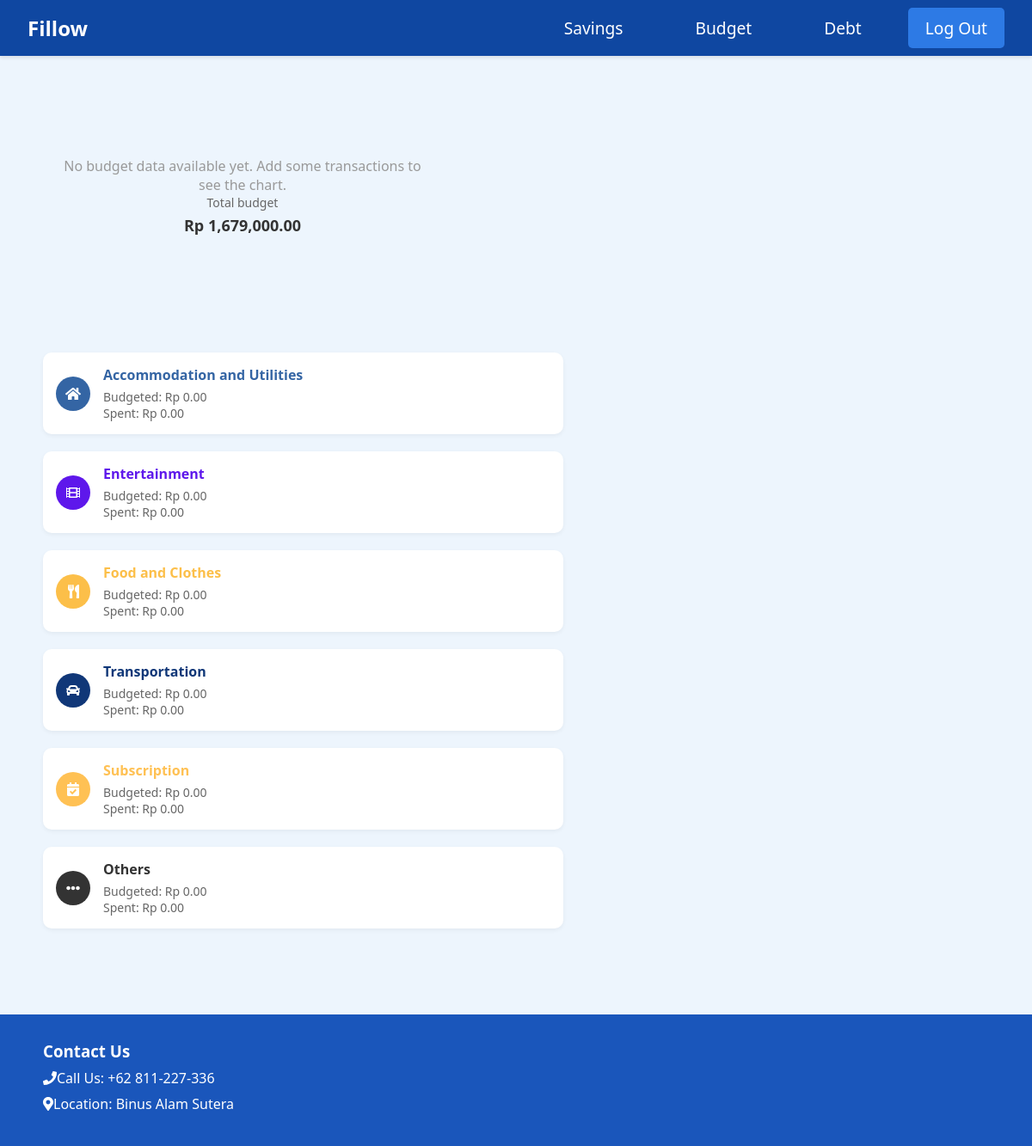
/budget (signed in), run on an earlier commit of the app's database.
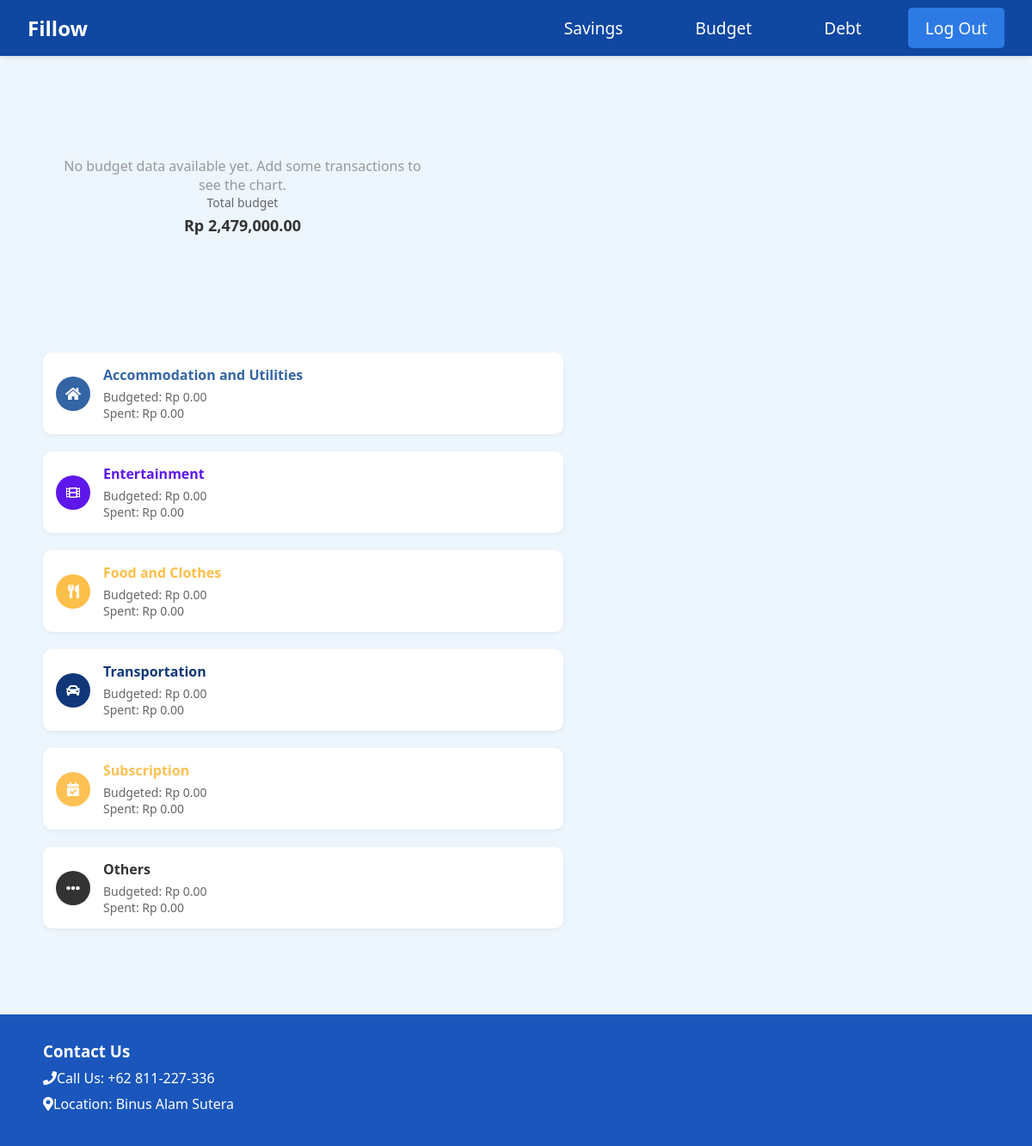
And on a later commit of the database.
### models.py (models this page shows)
class Budget(db.Model):
    budget_id = db.Column(db.Integer, primary_key=True)
    curr_total_budget = db.Column(db.Float, nullable=False)
    acc_id = db.Column(db.Integer, db.ForeignKey('accommodation.acc_id'))
    ent_id = db.Column(db.Integer, db.ForeignKey('entertainment.ent_id'))
    food_id = db.Column(db.Integer, db.ForeignKey('food.food_id'))
    trs_id = db.Column(db.Integer, db.ForeignKey('transportation.trs_id'))
    subs_id = db.Column(db.Integer, db.ForeignKey('subscription.subs_id'))
    other_id = db.Column(db.Integer, db.ForeignKey('other.other_id'))
    accommodation = db.relationship('Accommodation', backref='budget', lazy=True)
    entertainment = db.relationship('Entertainment', backref='budget', lazy=True)
    food = db.relationship('Food', backref='budget', lazy=True)
    transportation = db.relationship('Transportation', backref='budget', lazy=True)
    subscription = db.relationship('Subscription', backref='budget', lazy=True)
    other = db.relationship('Other', backref='budget', lazy=True)

### routes.py (the view)
@BP.route('/budget')
@login_required_manual
def budget():
    user = get_current_user()
    if not user:
        return redirect(url_for('BP.login'))
    if not user.budget:
        budget = Budget(curr_total_budget=user.income)
        accommodation = Accommodation(acc_budget=0.0, acc_current=0.0)
        entertainment = Entertainment(ent_budget=0.0, ent_current=0.0)
        food = Food(food_budget=0.0, food_current=0.0)
        transportation = Transportation(trs_budget=0.0, trs_current=0.0)
        subscription = Subscription(subs_budget=0.0, subs_current=0.0)
        other = Other(other_budget=0.0, other_current=0.0)
        db.session.add_all([accommodation, entertainment, food, transportation, subscription, other])
        db.session.commit()
        budget.accommodation = accommodation
        budget.entertainment = entertainment
        budget.food = food
        budget.transportation = transportation
        budget.subscription = subscription
        budget.other = other
        db.session.add(budget)
        db.session.commit()
        user.budget = budget
        db.session.commit()
    else:
        budget = user.budget
    categories = {
        "Accommodation and Utilities": {
            "budget": budget.accommodation.acc_budget if budget.accommodation else 0,
            "current": budget.accommodation.acc_current if budget.accommodation else 0
        },
        "Entertainment": {
            "budget": budget.entertainment.ent_budget if budget.entertainment else 0,
            "current": budget.entertainment.ent_current if budget.entertainment else 0
        },
        "Food and Clothes": {
            "budget": budget.food.food_budget if budget.food else 0,
            "current": budget.food.food_current if budget.food else 0
        },
        "Transportation": {
            "budget": budget.transportation.trs_budget if budget.transportation else 0,
            "current": budget.transportation.trs_current if budget.transportation else 0
        },
        "Subscription": {
            "budget": budget.subscription.subs_budget if budget.subscription else 0,
            "current": budget.subscription.subs_current if budget.subscription else 0
        },
        "Others": {
            "budget": budget.other.other_budget if budget.other else 0,
            "current": budget.other.other_current if budget.other else 0
        }
    }
    category_labels = list(categories.keys())
    category_values = [cat["current"] or 0 for cat in categories.values()]
    if not any(category_values):
        category_labels = ["No Data"]
        category_values = [1]
    return render_template(
        'budget.html',
        total_budget=budget.curr_total_budget or 0,
        categories=categories,
        category_labels=category_labels,
        category_values=category_values
    )

### routes.py (called while the page is built)
def login_required_manual(f):
    @wraps(f)
    def decorated_function(*args, **kwargs):
        if 'user_id' not in session:
            if request.headers.get('X-Requested-With') == 'XMLHttpRequest':
                return jsonify(success=False, message="Not logged in"), 401
            return redirect(url_for('BP.login'))
        return f(*args, **kwargs)
    return decorated_function

def get_current_user():
    user_id = session.get('user_id')
    if user_id:
        return User.query.get(user_id)
    return None

### templates/budget.html (shortened to what this page needs)
<!DOCTYPE html>
<html lang="en">
<head>
  <link rel="stylesheet" href="/static/budget.css" />
</head>
<body>
  <header>
    <nav class="navbar">
      <div class="logo" onclick="window.location.href= '/' ">Fillow</div>
      <ul class="nav-menu">
        <li><a onclick="window.location.href= '/savings' ">Savings</a></li>
        <li><a onclick="window.location.href= '/budget' ">Budget</a></li>
        <li><a href="">Debt</a></li>
        <li><a href="{{ url_for('BP_auth.logout') }}" class="log-out">Log Out</a></li>
      </ul>
    </nav>
  </header>
  <div class="container">
  <div class="content">
    <div class="budget-overview">
      <div class="chart-container">
        <div id="no-data-message" style="display:none; text-align:center; color:#999; margin-top: 1rem;">
          No budget data available yet. Add some transactions to see the chart.
        </div>
        <div class="total-budget">
          <p>Total budget</p>
          <h2>Rp {{ "{:,.2f}".format(total_budget) }}</h2>
        </div>
      </div>
    </div>
    <div class="budget-categories">
      {% for name, data in categories.items() %}
        {% set spent = data.current or 0 %}
        {% set budget_amount = data.budget or 0 %}
        {% set class_name = name.split()[0].lower() %}
        {% set overspent = spent > budget_amount %}
        <div class="category {% if overspent %}overspent{% endif %}">
          <div class="category-icon {{ class_name }}-bg">
            {% if class_name == "accommodation" %}
              <i class="fas fa-home"></i>
            {% elif class_name == "entertainment" %}
              <i class="fas fa-film"></i>
            {% elif class_name == "food" %}
              <i class="fas fa-utensils"></i>
            {% elif class_name == "transportation" %}
              <i class="fas fa-car"></i>
            {% elif class_name == "subscription" %}
              <i class="fas fa-calendar-check"></i>
            {% else %}
              <i class="fas fa-ellipsis-h"></i>
            {% endif %}
          </div>
          <div class="category-details">
            <div class="category-name {{ class_name }}">{{ name }}</div>
            <div class="category-budget">
              <span>Budgeted: Rp {{ "{:,.2f}".format(budget_amount) }}</span><br />
              <span>Spent: Rp {{ "{:,.2f}".format(spent) }}</span>
            </div>
          </div>
        </div>
      {% endfor %}
    </div>
  </div>
</div>
  <footer>
    <h3 class="footer-title">Contact Us</h3>
    <div class="contact-info">
      <p><i class="fas fa-phone"></i> Call Us: +62 811-227-336</p>
      <p><i class="fas fa-map-marker-alt"></i> Location: Binus Alam Sutera</p>
    </div>
  </footer>
</body>
</html>

### static/budget.css (style rules this page uses)
* { margin: 0; padding: 0; box-sizing: border-box; font-family: 'Segoe UI', Tahoma, Geneva, Verdana, sans-serif; }
body { background-color: #f5f8fc; color: #333; max-width: 100%; overflow-x: hidden; }
.container { width: 100%; margin: 0; padding: 0; box-shadow: 0 0 20px rgba(0, 0, 0, 0.1); }
header { background-color: #1a56bb; color: white; padding: 0px; display: flex; justify-content: space-between; align-items: center; width: 100%; }
.logo { font-size: 24px; font-weight: bold; }
.log-out { background-color: #2d7ae5; color: white; border: none; padding: 10px 20px; border-radius: 5px; cursor: pointer; font-weight: 500; transition: all 0.3s ease; }
.navbar { position: fixed; top: 0; width: 100%; background: #0F47A1; box-shadow: 0 2px 4px rgba(0,0,0,0.1); display: flex; align-items: center; justify-content: space-between; padding: 1rem 2rem; z-index: 1000; left: 0; right: 0; }
.navbar .logo { font-size: 1.5rem; font-weight: bold; color: var(--primary); }
.nav-menu { list-style: none; display: flex; align-items: center; gap: 1.5rem; }
.nav-menu li a { color: var(--light); font-weight: 500; transition: color 0.3s; }
nav { display: flex; justify-content: center; background-color: #1a56bb; width: 100%; }
nav a { color: white; text-decoration: none; padding: 15px 30px; font-weight: 700; font-size: 1.2rem; transition: all 0.3s ease; text-align: center; }
.content { padding: 80px 50px; background-color: #edf5fd; min-height: 70vh; width: 100%; }
.budget-overview { display: flex; justify-content: space-between; align-items: center; margin-bottom: 30px; max-width: 100%; padding: 0 20px; margin-left: auto; margin-right: auto; flex-wrap: wrap; }
.chart-container { width: 40%; position: relative; min-width: 300px; }
.total-budget { position: absolute; top: 50%; left: 50%; transform: translate(-50%, -50%); text-align: center; }
.total-budget p { color: #666; margin-bottom: 5px; font-size: 14px; }
.total-budget h2 { font-size: 18px; font-weight: bold; color: #333; }
.budget-categories { width: 55%; min-width: 300px; }
.category { display: flex; align-items: center; margin-bottom: 20px; padding: 15px; background-color: white; border-radius: 10px; box-shadow: 0 2px 5px rgba(0, 0, 0, 0.05); transition: transform 0.3s ease; }
.category-icon { width: 40px; height: 40px; border-radius: 50%; display: flex; justify-content: center; align-items: center; margin-right: 15px; color: white; }
.category-details { flex-grow: 1; }
.category-name { font-weight: 600; margin-bottom: 5px; color: #333; }
.category-budget { font-size: 14px; color: #666; }
.accommodation { color: #3465A4; }
.accommodation-bg { background-color: #3465A4; }
.entertainment { color: #5e17eb; }
.entertainment-bg { background-color: #5e17eb; }
.food { color: #FCBF49; }
.food-bg { background-color: #FCBF49; }
.transportation { color: #103778; }
.transportation-bg { background-color: #103778; }
.subscription { color: #ffc154; }
.subscription-bg { background-color: #ffc154; }
.others { color: #333; }
.others-bg { background-color: #333; }
footer { background-color: #1a56bb; color: white; padding: 30px 50px; margin-top: auto; }
.contact-info p { margin: 8px 0; display: flex; align-items: center; }
.chart-container { min-height: 300px; position: relative; display: flex; flex-direction: column; align-items: center; justify-content: center; }
.chart-container.no-chart .total-budget { position: static; transform: none; margin-bottom: 20px; }

What changed in the data, as far as the page shows it:
changed Budget: curr_total_budget "1,679,000.00" → "2,479,000.00"
